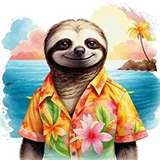
#> input picture Rabota_s_priznakami_i_postroenie_modelej/Algoritmy_klasterizacii/pandas_11zon_11zon (1)_11zon (1)_11zon.jpg, 160 x 160 px, given in place of pandas_11zon_11zon%20(1)_11zon%20(1)_11zon.jpg, which was not available
$ jupyter execute --allow-errors DZ_Kondratev_Algoritmy_klasterizacii.ipynb   (text cells are left out)
#> lines starting #> are read from the running program, lines starting #| are printed output that depends on the picture; pictures that were not available may be replaced by others from this repository, and a replacement may not be noted
#> further down, img is the input picture: shape (160, 160, 3); mean B, G, R 152.5, 172.8, 182.3
[cell 1]
import matplotlib.pyplot as plt
import cv2
import numpy as np
from sklearn.cluster import KMeans
from skimage.metrics import structural_similarity as ssim
import requests
from io import BytesIO
import pandas as pd

# Функция для отображения изображения
def draw_picture(image, title, bgr=False):
#> called with title = 'Исходное изображение', bgr = False
    b, g, r = cv2.split(image)
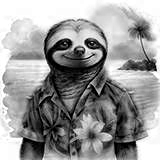
#> b: shape (160, 160); min 0, max 255, mean 152.5
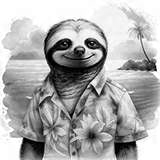
#> g: shape (160, 160); min 0, max 255, mean 172.8
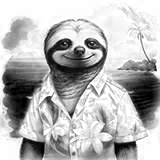
#> r: shape (160, 160); min 0, max 255, mean 182.3
    new_image = cv2.merge([r, g, b])
    plt.figure(figsize=(7, 5))
    plt.axis('off')
    plt.imshow(new_image)
    plt.title(title)
    plt.show()

[cell 2]
# URL изображения
url = 'https://github.com/stefkong1982/netology.ru/blob/Master/Rabota_s_priznakami_i_postroenie_modelej/Algoritmy_klasterizacii/pandas_11zon_11zon%20(1)_11zon%20(1)_11zon.jpg?raw=true'

# Загрузка изображения по URL
response = requests.get(url)
img = cv2.imdecode(np.frombuffer(response.content, np.uint8), cv2.IMREAD_COLOR)

# Отображение исходного изображения
draw_picture(img, 'Исходное изображение')

[cell 3]
# Подготовка данных для кластеризации
pixels = img.reshape((-1, 3))

# Создание DataFrame для хранения результатов SSIM
results_df = pd.DataFrame(columns=['Model', 'Parameters', 'SSIM'])

# Функция для применения KMeans и вычисления SSIM
def apply_kmeans(n_clusters):
    kmeans = KMeans(n_clusters=n_clusters, random_state=42, n_init=10)
    labels = kmeans.fit_predict(pixels)
    centroids = kmeans.cluster_centers_
    quantized = centroids[labels].reshape(img.shape).astype('uint8')
    ssim_value = ssim(img, quantized, channel_axis=2)
    results_df.loc[len(results_df)] = ['KMeans', f'K={n_clusters}', ssim_value]
    return quantized

# Применение KMeans с разным числом кластеров
k_values = [2, 5, 10, 20]
fig, axs = plt.subplots(2, 2, figsize=(10, 10))
axs = axs.ravel()

for i, k in enumerate(k_values):
    quantized = apply_kmeans(k)
    axs[i].imshow(cv2.cvtColor(quantized, cv2.COLOR_BGR2RGB))
    axs[i].set_title(f'KMeans (K={k})')
    axs[i].axis('off')
#> this loop made 4 passes
#> ssim_value in apply_kmeans on passes 1 to 4: 0.524, 0.672, 0.775, 0.851
#> pass 1, in apply_kmeans, `quantized = centroids[labels].reshape(img.shape).astype('uint8')`:
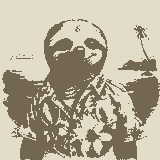
#> quantized: shape (160, 160, 3); mean B, G, R 151.6, 172.4, 181.5
#> pass 2, in apply_kmeans (call 2), `quantized = centroids[labels].reshape(img.shape).astype('uint8')`:
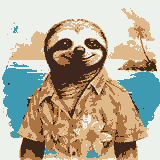
#> quantized: shape (160, 160, 3); mean B, G, R 152, 172.3, 181.7
#> pass 3, in apply_kmeans (call 3), `quantized = centroids[labels].reshape(img.shape).astype('uint8')`:
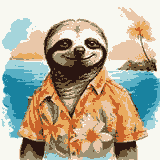
#> quantized: shape (160, 160, 3); mean B, G, R 152.2, 172.4, 181.9
#> after the loop:
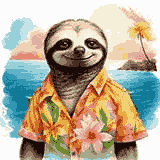
#> quantized: shape (160, 160, 3); mean B, G, R 152, 172.3, 181.8

plt.tight_layout()
plt.show()
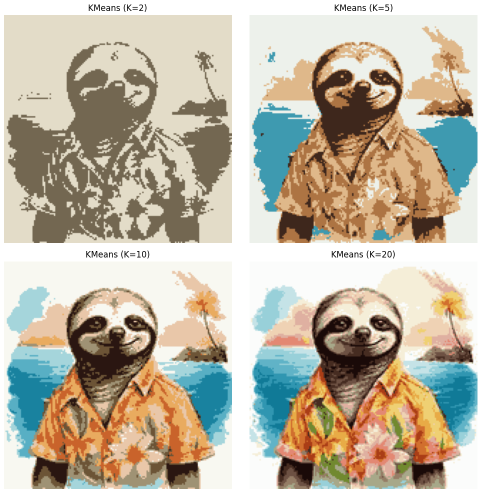
#> figure drawn by matplotlib, 4 panels

[cell 4]
# Вывод таблицы результатов
print(results_df)

[cell 5]
from sklearn.cluster import DBSCAN

[cell 6]
# Применение DBSCAN с параметрами по умолчанию
dbscan = DBSCAN()
labels = dbscan.fit_predict(pixels)

# Получение уникальных меток кластеров
unique_labels = np.unique(labels)
#> unique_labels = 151 values from -1 to 149

# Создание цветовой палитры для кластеров
colors = plt.cm.Spectral(np.linspace(0, 1, len(unique_labels)))
#> colors = 151 rows, first 6: [0.62, 0.00392, 0.259, 1], [0.628, 0.0133, 0.261, 1], [0.645, 0.0321, 0.265, 1], [0.662, 0.0508, 0.269, 1], [0.67, 0.0602, 0.271, 1], [0.687, 0.079, 0.275, 1]

# Создание нового изображения с цветами кластеров
quantized = np.zeros_like(img)
for label, color in zip(unique_labels, colors):
    mask = labels == label
    quantized[mask.reshape(img.shape[:2])] = color[:3] * 255
#> this loop made 151 passes
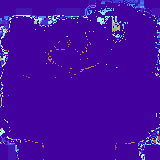
#> quantized: shape (160, 160, 3); mean of channels 0, 1, 2 161.1, 11, 69.8; drawn as B, G, R

# Вычисление значения SSIM
ssim_value = ssim(img, quantized, channel_axis=2)
#> ssim_value = 0.0791

# Добавление результатов в таблицу
results_df.loc[len(results_df)] = ['DBSCAN', 'Default', ssim_value]

# Отображение результата кластеризации DBSCAN
plt.figure(figsize=(7, 5))
plt.axis('off')
plt.imshow(cv2.cvtColor(quantized.astype('uint8'), cv2.COLOR_BGR2RGB))
plt.title('DBSCAN (Default Parameters)')
plt.show()
